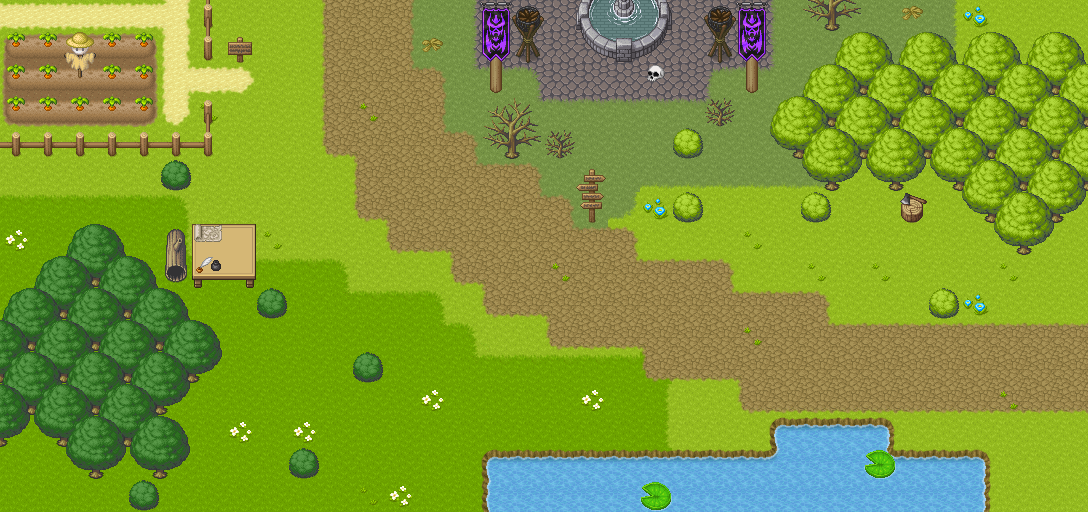

This is a level from a 2D game, rendered from its Tiled map with the project's own tilesets. A one-line summary and the complete map file follow:
An orthogonal 34x16 tile map with 32x32 px tiles, 4 tile layers (Tile Layer 1, Tile Layer 2, Tile Layer 3, Tile Layer 4), 8 tilesets.

<map version="1.5" tiledversion="1.7.2" orientation="orthogonal" renderorder="right-down" width="34" height="16" tilewidth="32" tileheight="32" infinite="0" nextlayerid="6" nextobjectid="1">
 <tileset firstgid="1" source="../tsx/[Base]BaseChip_pipo.tsx" />
 <tileset firstgid="1065" source="../tsx/[A]Dirt2_pipo.tsx" />
 <tileset firstgid="1113" source="../tsx/[A]Water2_pipo.tsx" />
 <tileset firstgid="1161" source="../tsx/[A]Dirt3_pipo.tsx" />
 <tileset firstgid="1209" source="../tsx/[A]Grass1_pipo.tsx" />
 <tileset firstgid="1257" source="../tsx/[A]Grass1-Grass4_pipo.tsx" />
 <tileset firstgid="1305" source="../tsx/[A]Grass4_pipo.tsx" />
 <tileset firstgid="1353" source="../tsx/[A]Grass2_pipo.tsx" />
 <layer id="1" name="Tile Layer 1" width="34" height="16">
  <data encoding="csv">
1,1,1,1,1,1,1,1,1,1,1,1,1319,1319,291,291,291,291,291,291,291,291,291,291,291,1319,1319,1319,1319,1,1,1,1,1,
1,1,1,1,1,1,1,1,1,1,1,1,1319,1319,291,291,291,291,291,291,291,291,291,291,291,1319,1319,1319,1319,1,1,1,1,1,
1,1,1,1,1,1,1,1,1,1,1,1,1319,1319,291,291,291,291,291,291,291,291,291,291,291,1319,1319,1319,1319,1,1,1,1,1,
1,1,1,1,1,1,1,1,1,1,1,1,1,1319,1271,321,291,291,291,291,291,291,291,321,1319,1319,1271,1,1,1,1,1,1,1,
1,1,1,1,1,1,1,1,1,1,1,1,1,1319,1319,1319,1319,1319,1319,1319,1319,1319,1319,1319,1319,1271,1271,1,1,1,1,1,1,1,
1,1,1,1,1,1,1,1,1,1,1,1,1,1,1319,1319,1319,1319,1319,1319,1,1,1,1,1,1,1,1,1,1,1,1,1,1,
1,1,1,1,1,1,1,1,1,1,1,1,1,1,1,1,1319,1319,1319,1,1,1,1,1,1,1,1,1,1,1,1,1,1,1,
2,2,2,2,2,1,2,1,1,1,1,1,1,1,1,1,1,1271,1319,1,1,1,1,1,1,1,1,1,1,1,1,1,1,1,
2,2,2,2,2,2,2,2,1,1,1,1,1,1,1,1,1,1,1,1,1,1,1,1,1,1,1,1,1,1,1,1,1,1,
2,2,2,2,2,2,2,2,2,2,1,1,1,1,1,1,1,1,1,1,1,1,1,1,1,1,1,1,1,1,1,1,1,1,
2,2,2,2,2,2,2,2,2,2,2,2,2,1,1,1,1,1,1,1,1,1,1,1,1,1,1,1,1,1,1,1,1,1,
2,2,2,2,2,2,2,2,2,2,2,2,2,2,1,1,1,1,1,1,1367,1,1,1,1,1,1,1,1,1,1,1,1,1,
2,2,2,2,2,2,2,2,2,2,2,2,2,2,2,1367,1367,1367,1367,1367,1,1,1,1,1,1,1,1,1,1,1,1,1,1,
2,2,2,2,2,2,2,2,2,2,2,2,2,2,2,1367,1367,1367,1367,1367,1,1,1,1,1,1,1,1,1,1,1,1,1,1,
2,2,2,2,2,2,2,2,2,2,2,2,2,2,2,2,2,2,2,1367,1367,1,1,1,1,1,1,1,1,1,1,1,1,1,
2,2,2,2,2,2,2,2,2,2,2,2,2,2,2,2,2,2,1,1,1,1,1,1,1,1,1,1,1,1,1,1,1,1
</data>
 </layer>
 <layer id="2" name="Tile Layer 2" width="34" height="16">
  <data encoding="csv">
0,0,0,0,0,0,0,0,0,0,1078,1079,1080,0,1320,0,0,0,937,938,939,0,0,0,1318,23,24,0,165,1320,55,0,0,0,
153,154,154,154,155,0,0,0,0,0,1078,1079,1080,165,1320,0,0,0,945,946,947,0,0,0,1318,0,9,10,9,1320,9,10,9,10,
161,162,162,162,163,0,0,0,0,0,1078,1079,1101,1072,1341,1311,1312,0,0,0,0,0,1310,1311,1342,9,34,33,34,33,34,33,34,33,
169,170,170,170,171,0,50,0,0,0,1078,1079,1079,1080,1319,1319,1341,1311,1311,1311,1311,1311,1342,1319,9,34,33,34,33,34,33,34,33,34,
0,0,0,0,0,0,0,0,0,0,1086,1094,1079,1101,1072,0,0,44,0,0,0,41,0,0,17,33,34,33,34,33,34,33,34,33,
0,0,0,0,0,42,0,0,0,0,0,1078,1079,1079,1101,1071,1072,0,230,1333,1327,1327,1327,1327,1327,1327,18,17,18,17,33,34,33,34,
1359,1359,1359,1359,1359,1360,0,0,0,0,0,1086,1094,1079,1079,1079,1101,1072,238,1328,55,41,0,0,0,41,0,0,868,0,17,33,34,18,
53,0,11,12,0,1368,718,720,50,0,0,0,1086,1087,1094,1079,1079,1101,1071,1072,0,0,0,50,0,0,0,0,0,0,0,17,18,0,
0,11,36,35,12,72,734,736,1359,1359,1360,0,0,0,1086,1094,1079,1079,1079,1101,1071,1071,1072,0,0,50,0,50,0,0,0,50,0,0,
11,36,35,36,35,12,0,0,42,0,1389,1359,1359,1360,0,1086,1087,1094,1079,1079,1079,1079,1101,1071,1071,1072,0,0,0,41,55,0,0,0,
36,35,36,35,36,35,12,0,0,0,0,0,0,1389,1360,1238,0,1086,1087,1087,1094,1079,1079,1079,1079,1101,1071,1071,1071,1071,1071,1071,1071,1071,
35,36,35,36,35,36,20,0,0,0,0,42,0,0,1389,1359,1359,1359,1359,1359,1086,1087,1087,1094,1079,1079,1079,1079,1079,1079,1079,1079,1079,1079,
36,35,36,35,36,20,0,0,0,0,0,0,0,53,0,0,0,0,53,0,1368,0,0,1086,1087,1087,1087,1087,1087,1087,1087,1087,1087,1087,
20,19,35,36,35,12,0,53,0,53,0,0,0,0,0,0,0,0,0,0,1368,0,0,0,1118,1119,1119,1120,0,0,0,0,0,0,
0,0,19,20,19,20,0,0,0,42,0,0,0,0,0,1118,1119,1119,1119,1119,1119,1119,1119,1119,1150,1127,1127,1149,1119,1119,1120,0,0,0,
0,0,0,0,42,0,0,0,0,0,0,50,53,0,0,1126,1127,1127,1127,1127,1127,1127,1127,1127,1127,1127,1127,1127,1127,1127,1128,0,0,0
</data>
 </layer>
 <layer id="4" name="Tile Layer 3" width="34" height="16">
  <data encoding="csv">
1163,1163,1163,1163,1163,1180,177,0,0,0,0,0,0,0,0,0,908,0,0,0,0,0,908,0,0,0,0,0,0,0,0,0,0,0,
159,159,156,159,159,1173,186,0,0,0,0,0,0,0,0,943,916,0,0,0,0,0,916,943,0,0,0,0,0,10,0,0,0,0,
159,159,164,159,159,1171,1164,0,0,0,0,0,0,0,0,951,0,0,0,0,0,0,0,951,0,0,0,0,0,0,0,0,0,0,
159,159,159,159,159,1181,178,0,0,0,0,50,0,0,0,15,16,0,0,0,0,0,44,0,0,0,0,0,0,0,0,0,0,0,
185,185,185,185,185,185,188,0,0,0,0,0,0,0,0,23,24,0,0,0,0,0,0,0,0,0,0,0,0,0,0,0,0,0,
0,0,0,0,0,0,0,0,0,0,0,0,0,0,0,0,0,0,0,0,0,0,0,0,0,17,0,0,0,0,0,0,0,0,
0,0,0,0,0,0,0,0,0,0,0,0,0,0,0,0,0,0,0,0,0,0,0,0,0,0,0,0,0,0,0,0,0,0,
0,0,0,0,0,64,977,0,0,0,0,0,0,0,0,0,0,0,0,0,0,0,0,0,0,0,0,0,0,0,0,0,0,0,
0,0,0,0,0,0,980,0,0,0,0,0,0,0,0,0,0,50,0,0,0,0,0,0,0,0,0,0,0,0,0,0,0,0,
0,0,0,0,0,0,0,0,0,0,0,0,0,0,0,0,0,0,0,0,0,0,0,0,0,0,0,0,0,0,0,0,0,0,
0,0,0,0,0,0,0,0,0,0,0,0,0,0,0,0,0,0,0,0,0,0,0,50,0,0,0,0,0,0,0,0,0,0,
0,0,0,0,0,0,0,0,0,0,0,0,0,0,0,0,0,0,0,0,0,0,0,0,0,0,0,0,0,0,0,0,0,0,
0,0,0,0,0,0,0,0,0,0,0,0,0,0,0,0,0,0,0,0,0,0,0,0,0,0,0,0,0,0,0,50,0,0,
0,0,0,0,0,0,0,0,0,0,0,0,0,0,0,0,0,0,0,0,0,0,0,0,0,0,0,0,0,0,0,0,0,0,
0,0,0,0,0,0,0,0,0,0,0,0,0,0,0,0,0,0,0,0,0,0,0,0,0,0,0,60,0,0,0,0,0,0,
0,0,0,0,0,0,0,0,0,0,0,0,0,0,0,0,0,0,0,0,60,0,0,0,0,0,0,0,0,0,0,0,0,0
</data>
 </layer>
 <layer id="5" name="Tile Layer 4" width="34" height="16">
  <data encoding="csv">
0,0,0,0,0,0,0,0,0,0,0,0,0,0,0,828,0,0,0,0,0,0,0,828,0,0,0,0,0,0,0,0,0,0,
0,0,0,0,0,0,0,236,0,0,0,0,0,0,0,836,0,0,0,0,0,0,0,836,0,0,0,0,0,0,0,0,0,0,
0,0,0,0,0,0,1163,1164,0,0,0,0,0,0,0,0,0,0,0,0,1055,0,0,0,0,0,0,0,0,0,0,0,0,0,
0,0,0,0,0,0,0,0,0,0,0,0,0,0,0,0,0,0,0,0,0,0,0,0,0,0,0,0,0,0,0,0,0,0,
0,0,0,0,0,0,0,0,0,0,0,0,0,0,0,0,0,0,0,0,0,0,0,0,0,0,0,0,0,0,0,0,0,0,
0,0,0,0,0,0,0,0,0,0,0,0,0,0,0,0,0,0,0,0,0,0,0,0,0,0,0,0,0,0,0,0,0,0,
0,0,0,0,0,0,0,0,0,0,0,0,0,0,0,0,0,0,0,0,0,0,0,0,0,0,0,0,0,0,0,0,0,0,
0,0,0,0,0,0,0,0,0,0,0,0,0,0,0,0,0,0,0,0,0,0,0,0,0,0,0,0,0,0,0,0,0,0,
0,0,0,0,0,0,0,0,0,0,0,0,0,0,0,0,0,0,0,0,0,0,0,0,0,0,0,0,0,0,0,0,0,0,
0,0,0,0,0,0,0,0,0,0,0,0,0,0,0,0,0,0,0,0,0,0,0,0,0,0,0,0,0,0,0,0,0,0,
0,0,0,0,0,0,0,0,0,0,0,0,0,0,0,0,0,0,0,0,0,0,0,0,0,0,0,0,0,0,0,0,0,0,
0,0,0,0,0,0,0,0,0,0,0,0,0,0,0,0,0,0,0,0,0,0,0,0,0,0,0,0,0,0,0,0,0,0,
0,0,0,0,0,0,0,0,0,0,0,0,0,0,0,0,0,0,0,0,0,0,0,0,0,0,0,0,0,0,0,0,0,0,
0,0,0,0,0,0,0,0,0,0,0,0,0,0,0,0,0,0,0,0,0,0,0,0,0,0,0,0,0,0,0,0,0,0,
0,0,0,0,0,0,0,0,0,0,0,0,0,0,0,0,0,0,0,0,0,0,0,0,0,0,0,0,0,0,0,0,0,0,
0,0,0,0,0,0,0,0,0,0,0,0,0,0,0,0,0,0,0,0,0,0,0,0,0,0,0,0,0,0,0,0,0,0
</data>
 </layer>
</map>
